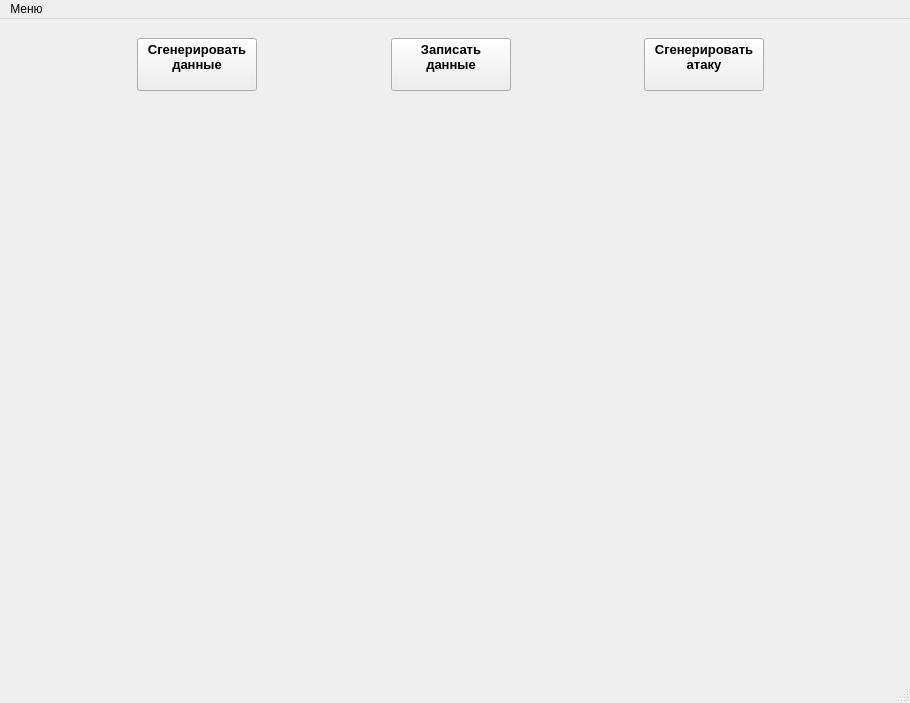
<?xml version="1.0" encoding="UTF-8"?>
<ui version="4.0">
 <class>MainWindow</class>
 <widget class="QMainWindow" name="MainWindow">
  <property name="geometry">
   <rect>
    <x>0</x>
    <y>0</y>
    <width>910</width>
    <height>703</height>
   </rect>
  </property>
  <property name="minimumSize">
   <size>
    <width>900</width>
    <height>700</height>
   </size>
  </property>
  <property name="windowTitle">
   <string>MainWindow</string>
  </property>
  <widget class="QWidget" name="centralwidget">
   <widget class="QWidget" name="horizontalLayoutWidget">
    <property name="geometry">
     <rect>
      <x>10</x>
      <y>10</y>
      <width>881</width>
      <height>71</height>
     </rect>
    </property>
    <layout class="QHBoxLayout" name="horizontalLayout">
     <item>
      <spacer name="horizontalSpacer_2">
       <property name="orientation">
        <enum>Qt::Horizontal</enum>
       </property>
       <property name="sizeHint" stdset="0">
        <size>
         <width>40</width>
         <height>20</height>
        </size>
       </property>
      </spacer>
     </item>
     <item>
      <widget class="QPushButton" name="pushButton_generate_data">
       <property name="minimumSize">
        <size>
         <width>120</width>
         <height>40</height>
        </size>
       </property>
       <property name="font">
        <font>
         <pointsize>10</pointsize>
         <weight>75</weight>
         <bold>true</bold>
        </font>
       </property>
       <property name="text">
        <string>Сгенерировать 
данные
</string>
       </property>
      </widget>
     </item>
     <item>
      <spacer name="horizontalSpacer_4">
       <property name="orientation">
        <enum>Qt::Horizontal</enum>
       </property>
       <property name="sizeHint" stdset="0">
        <size>
         <width>40</width>
         <height>20</height>
        </size>
       </property>
      </spacer>
     </item>
     <item>
      <widget class="QPushButton" name="pushButton_save_data">
       <property name="minimumSize">
        <size>
         <width>120</width>
         <height>40</height>
        </size>
       </property>
       <property name="font">
        <font>
         <pointsize>10</pointsize>
         <weight>75</weight>
         <bold>true</bold>
        </font>
       </property>
       <property name="text">
        <string>Записать 
данные
</string>
       </property>
      </widget>
     </item>
     <item>
      <spacer name="horizontalSpacer">
       <property name="orientation">
        <enum>Qt::Horizontal</enum>
       </property>
       <property name="sizeHint" stdset="0">
        <size>
         <width>40</width>
         <height>20</height>
        </size>
       </property>
      </spacer>
     </item>
     <item>
      <widget class="QPushButton" name="pushButton_generate_attack">
       <property name="minimumSize">
        <size>
         <width>120</width>
         <height>40</height>
        </size>
       </property>
       <property name="font">
        <font>
         <pointsize>10</pointsize>
         <weight>75</weight>
         <bold>true</bold>
        </font>
       </property>
       <property name="text">
        <string>Сгенерировать 
атаку
</string>
       </property>
      </widget>
     </item>
     <item>
      <spacer name="horizontalSpacer_3">
       <property name="orientation">
        <enum>Qt::Horizontal</enum>
       </property>
       <property name="sizeHint" stdset="0">
        <size>
         <width>40</width>
         <height>20</height>
        </size>
       </property>
      </spacer>
     </item>
    </layout>
   </widget>
   <widget class="QWidget" name="horizontalLayoutWidget_2">
    <property name="geometry">
     <rect>
      <x>10</x>
      <y>100</y>
      <width>881</width>
      <height>551</height>
     </rect>
    </property>
    <layout class="QHBoxLayout" name="horizontalLayout_2">
     <item>
      <widget class="QWidget" name="widget" native="true">
       <widget class="MplWidget" name="MplWidget_CPU" native="true">
        <property name="geometry">
         <rect>
          <x>10</x>
          <y>10</y>
          <width>421</width>
          <height>261</height>
         </rect>
        </property>
       </widget>
       <widget class="MplWidget" name="MplWidget_Traffic" native="true">
        <property name="geometry">
         <rect>
          <x>0</x>
          <y>280</y>
          <width>431</width>
          <height>261</height>
         </rect>
        </property>
       </widget>
       <widget class="MplWidget" name="MplWidget_RAM" native="true">
        <property name="geometry">
         <rect>
          <x>450</x>
          <y>10</y>
          <width>421</width>
          <height>261</height>
         </rect>
        </property>
       </widget>
       <widget class="MplWidget" name="MplWidget_Connects" native="true">
        <property name="geometry">
         <rect>
          <x>450</x>
          <y>280</y>
          <width>421</width>
          <height>261</height>
         </rect>
        </property>
       </widget>
      </widget>
     </item>
    </layout>
   </widget>
  </widget>
  <widget class="QMenuBar" name="menubar">
   <property name="geometry">
    <rect>
     <x>0</x>
     <y>0</y>
     <width>910</width>
     <height>21</height>
    </rect>
   </property>
   <widget class="QMenu" name="Actions">
    <property name="title">
     <string>Меню</string>
    </property>
    <addaction name="About"/>
   </widget>
   <addaction name="Actions"/>
  </widget>
  <widget class="QStatusBar" name="statusbar"/>
  <action name="New">
   <property name="text">
    <string>Создать новый сценарий</string>
   </property>
  </action>
  <action name="Clear">
   <property name="text">
    <string>Очистить сценарий</string>
   </property>
  </action>
  <action name="About">
   <property name="text">
    <string>О программе</string>
   </property>
  </action>
 </widget>
 <customwidgets>
  <customwidget>
   <class>MplWidget</class>
   <extends>QWidget</extends>
   <header>mplwidget.h</header>
   <container>1</container>
  </customwidget>
 </customwidgets>
 <resources/>
 <connections/>
</ui>
